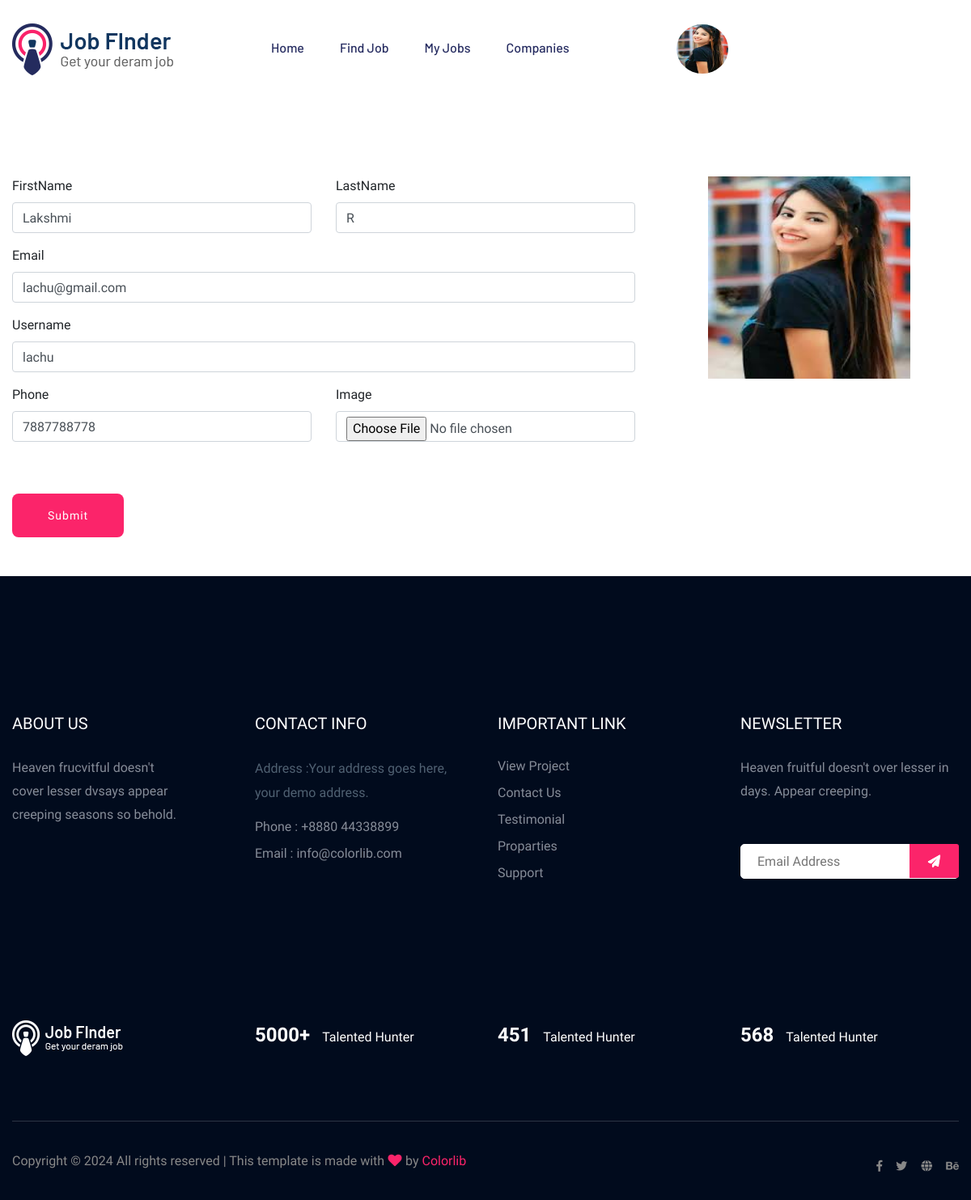
Page /jobseeker_profile (signed in) on the committed database.
### jobportalapp/models.py (models this page shows)
class jobseeker(models.Model):
    emp_id =models.ForeignKey(User, on_delete=models.CASCADE)
    phone = models.IntegerField()
    image = models.ImageField(upload_to='Jobseeker profile/')

class User(AbstractUser):
    usertype = models.CharField(max_length=20)

### jobportalapp/views.py (the view)
# urls.py: path("jobseeker_profile", views.jobseeker_profile, name="jobseeker_profile"),
def jobseeker_profile(request):
    emp_id = request.session.get('emp_id', None)
    if emp_id is not None:
        data=jobseeker.objects.get(emp_id=emp_id)
        if request.method =='POST':
            fname=request.POST['fname']
            lname=request.POST['lname']
            mail=request.POST['mail']
            uname=request.POST['uname']
            phone=request.POST['phone']
            if 'pic' in request.FILES:
                pics = request.FILES['pic']
                data.image = pics
            y=data.emp_id
            y.first_name=fname
            y.last_name=lname
            y.email=mail
            y.username=uname
            data.phone=phone
            data.save()
            y.save()
            error1='no'
            return render(request,'jobseeker_profile.html',{'error1':error1})
        else:
            return render(request,'jobseeker_profile.html', {'data':data})
    else:
        messages.warning(request,'Invalid session data. Please log in again.')
        return redirect('loginpage')

### jobportalapp/context_processors.py (called while the page is built)
def recruiter_info(request):
    recruiter_image = ''
    recruiter_company = ''
    if request.user.is_authenticated and request.user.usertype == 'recruiter':
        try:
            recruiter_data = recruiter.objects.get(recruiter_id=request.user)
            recruiter_image = recruiter_data.image.url
        except recruiter.DoesNotExist:
            pass
    return {
        'recruiter_image': recruiter_image,
        'recruiter_company': recruiter_company,
    }

def jobseeker_info(request):
    jobseeker_image = ''
    if request.user.is_authenticated and request.user.usertype == 'jobseeker':
        try:
            jobseeker_data = jobseeker.objects.get(emp_id=request.user)
            jobseeker_image = jobseeker_data.image.url
        except recruiter.DoesNotExist:
            pass
    return {
        'jobseeker_image': jobseeker_image,
    }

### jobportalapp/templates/jobseeker_profile.html (shortened to what this page needs)
{% extends 'jobseeker_base.html' %}
{% load static %}
{% block content %}
<div class="container mt-5">
    <div class="row">
        <div class="col-sm-8">
            <form action="" class="mt-5" method="post" enctype="multipart/form-data">
                <div class="row">
                    <div class="form-group col-md-6">
                        <label for="">FirstName</label>
                        <input type="text" class="form-control" name="fname" value="{{ data.emp_id.first_name }}">
                    </div>
                    <div class="form-group col-md-6">
                        <label for="">LastName</label>
                        <input type="text" class="form-control" name="lname" value="{{ data.emp_id.last_name }}">
                    </div>
                </div>
                <div class="row">
                    <div class="form-group col-md-12">
                        <label for="">Email</label>
                        <input type="email" class="form-control" name="mail" value="{{ data.emp_id.email }}">
                    </div>
                </div>
                <div class="row">
                    <div class="form-group col-md-12">
                        <label for="">Username</label>
                        <input type="text" class="form-control" name="uname" value="{{ data.emp_id.username }}">
                    </div>
                </div>
                <div class="row">
                    <div class="form-group col-md-6">
                        <label for="">Phone</label>
                        <input type="number" class="form-control" name="phone" value="{{ data.phone}}">
                    </div>
                    <div class="form-group col-md-6">
                        <label for="">Image</label>
                        <input type="file" class="form-control" name="pic" >
                    </div>
                </div><br><br>
                <input type="submit" class="btn head-btn1" style="border-radius: 8px;">
            </form>
        </div>
        <div class="col-sm-4 mt-5 text-center">
            <img src="{{ data.image.url }}" alt="" width="250px" height="250px">
        </div>
    </div>
</div>
<br><br>
{% endblock content %}

### rows in the picture
jobseeker: fname "Lakshmi", lname "R", mail "lachu@gmail.com", uname "lachu", phone "7887788778", image (picture)
